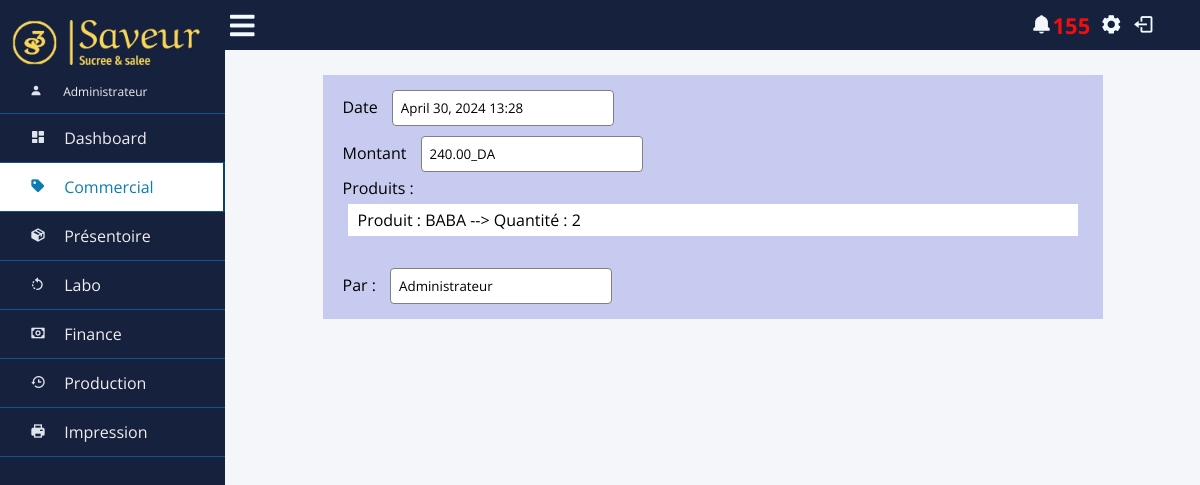
The app's page /ventes/76/ (signed in) with its own data.
### app/models.py (models this page shows, shortened)
class vente(models.Model):
    commandes = models.ManyToManyField(ligne_commande)
    date_commande=models.DateField(default=datetime.date.today,)
    heure = models.DateTimeField(default=dt.now)
    tt_prix = models.FloatField(default=0)
    by = models.TextField(default="Aucun")
    """

    def __str__(self) -> str:
        return self.client.client_firstname +" "+ self.client.client_familyname + " "+ "Cmd({})".format(self.id)

    """

class ligne_commande(models.Model):
    produit = models.ForeignKey(produit,on_delete=models.CASCADE)
    quantite = models.IntegerField(default=1)

class produit(models.Model):
    class p_categorie(models.TextChoices):
        VENOISERIE = 'Viennoiserie'
        PATISSERIE = "Patisserie"
        BS = 'Boisson chaude'
        BF = 'Boisson fraiche'
        SP = 'Suplément'
        SALE = 'Salé'
        BOISSON = 'Boisson'
        GATEAUSEC ="Gateau sec"
        DIVERS = 'Divers'
    nom = models.CharField(max_length=30,null=True)
    prix = models.FloatField(max_length=10,null=True)
    categorie = models.CharField(max_length=30,
        choices=p_categorie.choices,
        default=p_categorie.PATISSERIE,
    )
    quantite = models.FloatField(max_length=100,null=True)
    vendu = models.FloatField(max_length=10,null=True,default=0)
    date_dernier_ajout = models.DateField(default=datetime.date.today)
    minimum = models.FloatField(max_length=100,null=True)
    prix_achat = models.FloatField(max_length=10,null=True)

### app/views.py (the view)
# urls.py: path('ventes/<int:current_id>/', v.single_vente_view),
def single_vente_view(request,current_id):
    active_link = 'commercial'
    if not request.user.is_authenticated:
        return redirect("/login/")
    make_notif()
    notif_count = notif.objects.filter(etat=notif.etats.NONLU).count()
    id=current_id
    ventes = vente.objects.filter(id=id)
    return render (request,"app/single_vente.html",{"active_link":active_link,"vente":ventes, "notif_count":notif_count})

### app/views.py (called while the page is built)
def make_notif():
    products = produit.objects.all()
    elements = element.objects.all()
    for p in products :
        if p.quantite <= p.minimum :
            c = "Le Produit " + str(p.nom) + " est bientot en rupture : quantité disponible ("+str(p.quantite)+")"
            if notif.objects.filter(content=c):
                pass
            else:
                notif.objects.create(content=c)
    for e in elements :
        if e.quantite <= e.minimum :
            c = "Le stock " + str(e.nom) + " est bientot en rupture : quantité disponible ("+str(e.quantite)+")"
            if notif.objects.filter(content=c):
                pass
            else:
                notif.objects.create(content=c)

### templates/app/single_vente.html (shortened to what this page needs)
{% extends "base.html" %}
{% load static %}
{% block stylesheets %}
<link rel="stylesheet" href="{% static 'app/base.css' %}">
<link rel="stylesheet" href="{% static 'app/single_vente.css' %}">
{% endblock stylesheets %}
{% block content %}
<div class="content_area">
<form method="post">
{%for v in vente%}
<label for="date">Date</label>
<input type="text" name="date" id="date" value="{{v.date_commande}} {{v.heure|time:'H:i'}}">
<br>
<label for="prix">Montant</label>
<input type="text" name="prix" id="prix" value={{v.tt_prix | floatformat:2}}_DA >
<br>
<label for="prix">Produits : </label>
{% for c in v.commandes.all%}
<p id="p_produits">Produit : {{c.produit.nom}} --> Quantité : {{c.quantite}} </p>
{%endfor%}
<br>
<label for="par">Par : </label>
<input type="text" name="par" id="par" value={{v.by}}>
<br>
{%endfor%}
</form>
</div>
{% endblock content%}

### static/app/base.css (style rules this page uses)
* { list-style: none; text-decoration: none; margin: 0; padding: 0; box-sizing: border-box; font-family: 'Open Sans', sans-serif; scrollbar-width: none; }
body { background: #f5f6fa; scrollbar-width: none; }
input[type=text],[type=number],[type=date],[type=email], select { width: 80%; padding: 12px 20px; margin: 8px 5px; display: inline-block; border: 1px solid #ccc; border-radius: 4px; box-sizing: border-box; }

### static/app/single_vente.css (style rules this page uses)
.info .content_area { background: #C6CBEF; margin-left: 10% ; margin-right: 10%; margin-top: 20px; padding: 10px 20px; width: 80%; }
.content_area input,select { margin: 5px 10px; display: inline; width: 30%; padding: 8px; border: 1px solid gray; }
#p_produits { background: white ; padding: 5px 10px ; margin: 5px; }

### records on screen
vente: date "April 30, 2024 13:28", prix "240.00_DA", par "Administrateur"
ligne_commande: produit.nom "BABA", quantite "2"

### other values on screen
{{ notif_count }} "155"
